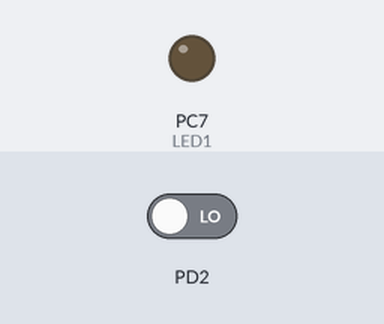
Bench run of a program on a simulated ATmega32, built with avr-gcc and emulated at 16 MHz. Shown: output pins drawn as LEDs (lit = HIGH). The test bench sets the inputs (shaded band); at power-on: PD2 LOW.

Above: at 1.2 s.
1.3 s: PD2 driven HIGH
At 2.0 s:
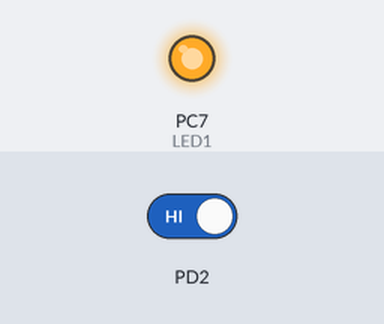
Timing chart, 0 to 4.3 s (numbered marks = the images above; inputs shaded):
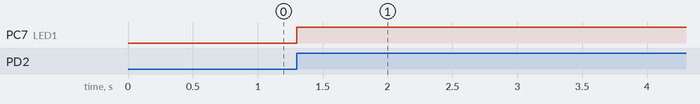

Measured:
- after the input at 1.3 s, PC7 (LED1): LOW → HIGH at once

The program:

main.c
```c
/*
 * External_Interrupt.c
 *
 * Created: 6/5/2020 1:36:49 PM
 * Author : infin
 */
#define F_CPU	16000000
#define LED1	7
#include <avr/io.h>
#include <avr/interrupt.h>
#include <util/delay.h>

volatile unsigned char flag=0;

int main(void)
{
	//LED1 as an output pin
	DDRC|=(1<<LED1);
   //configuratuon of INT0
   //Enable INT0--> PD2 =BUTTON2
   GICR|=(1<<INT0);
   //Generate Interrupt INT0 at Rising Edge
   MCUCR|=(1<<ISC00)|(1<<ISC01);
   //enable Global Interrupt
   sei();

   DDRD &=~(1<<2);
   PORTC&=~(1<<LED1);

    while (1)
    {
		if(flag==1)
		{
			PORTC^=(1<<LED1);
			_delay_ms(100);
			flag=0;
		}

    }
}

//called by hardware
ISR(INT0_vect){
	flag=1;
}
```
